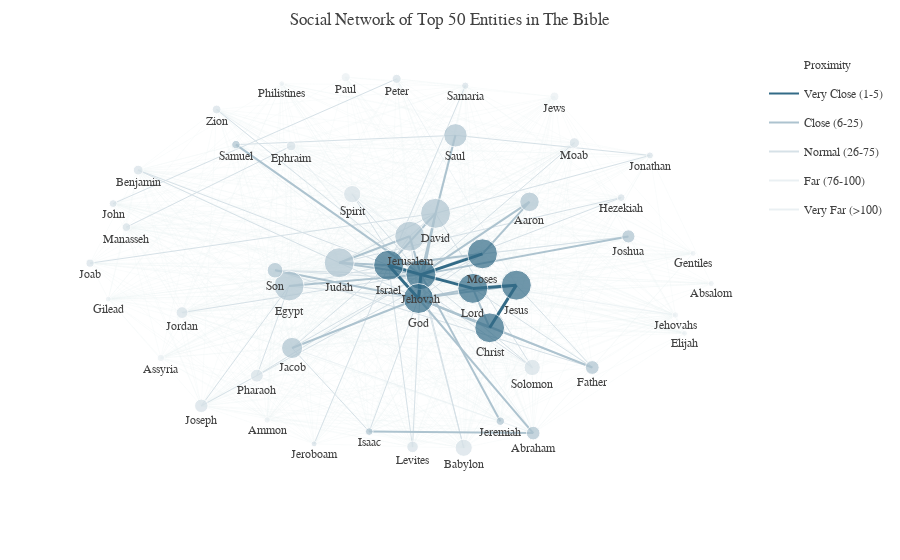

The code cell stored with this chart in its notebook:
### Markdown cell above
### The Social Network

Having defined the vertices and edges, we are now equipped to construct the network.

### Code cell
# Construct the Graph
G = nx.Graph()
G.add_nodes_from(w for w,_ in vertices.items())
sorted_vertices = sorted(vertices.items(), key=operator.itemgetter(1), reverse = True)

G.add_weighted_edges_from((k[0], k[1], v) for k, v in intimacies.items())
nx.set_edge_attributes(G, values=proximities, name="proximity")

# ---------------- Derive Additional information About the Graph -----------------

# Save their Proximity To God
to_god = {}
for k,_ in vertices.items():
    try:
        to_god[k] = nx.dijkstra_path_length(G,k,"God","proximity")
    except nx.NetworkXNoPath:
        to_god[k] = math.inf
        pass
nx.set_node_attributes(G, name='to_god', values=to_god)

# Save Their Degree of Connectivity (Normalized to One With the Highest Degree)
connectivity_max = max(G.degree(G.nodes()), key = lambda t : t[1])[1]
connectivities = dict((k, 100. * G.degree(k) / connectivity_max) for k,_ in vertices.items())
nx.set_node_attributes(G, name="connectivity", values=connectivities)

############################### Plotly Construction ###########################

# For illustrative purposes, let us show only the top 50 entities
n_show = 50
sub_G = G.subgraph(n for n, _ in sorted_vertices[:n_show])

pos = nx.spring_layout(sub_G, k=3.0)

############################### Prepare Vertices ##############################

# Construct Vertices Information for Plotly
v_plotly = {}
for node in sub_G.nodes():
    
    # Create Hover Text
    top_edges = sorted(G[node].items(),key=lambda v: v[1]["proximity"])[:5]
    p_to_god = G.node[node]["to_god"]
    outreach = G.node[node]["connectivity"]
    hovertext = "<b>Name: </b>{}<br>".format(node) + \
                "<b>Proximity to God:</b> {:.0f}<br>".format(p_to_god) + \
                "<b>Influence:</b> {:.0f}%<br>".format(outreach) + \
                "<b>Closest Neighbors (and Proximity):</b><br>" + \
                "<br>".join("{} ({:.0f})".format(e[0], e[1]["proximity"]) for e in top_edges)
    
    v_plotly[node] = {
        "x": pos[node][0],
        "y": pos[node][1],
        "size": min(vertices[node] / 500. * 30.,30),
        "color": _d.fade_color(_d.txt_color,0.3),
        "hovertext": hovertext,
        "rank": 9999 # To determine which color to be plotted
    }

############################### Prepare Edges ##############################
e_plotly = {}

# Define Edge Groups for Plotly
edge_groups = OrderedDict([
    ("Very Close (1-5)", {
        "range": [0, 5],
        "color": _d.get_color(0),
        "linew": 3.
    }),
    ("Close (6-25)", {
        "range": [6, 25],
        "color": _d.fade_color(_d.get_color(0),0.4),
        "linew": 2.
    }),
    ("Normal (26-75)", {
        "range": [26, 75],
        "color": _d.fade_color(_d.get_color(0),0.2),
        "linew": 1.
    }),
    ("Far (76-100)", {
        "range": [76, 100],
        "color": _d.fade_color(_d.get_color(0),0.1),
        "linew": 0.75       
    }),
    ("Very Far (>100)", {
        "range": [101, math.inf],
        "color": _d.fade_color(_d.get_color(0),0.1),
        "linew": 0.25       
    })
])

def find_edge_group_item(proximity):
    for k, v in edge_groups.items():
        l_b, u_b = v["range"]
        if l_b <= proximity and proximity <= u_b:         
            return (k, v)
        
# Construct Edges for Plotly
for edge in sub_G.edges():
    
    # Get Distance and Group
    proximity = int(G[edge[0]][edge[1]]["proximity"])
    g_name, g_attrs = find_edge_group_item(proximity)
    
    # Positions
    x0, y0 = pos[edge[0]]
    x1, y1 = pos[edge[1]]
    
    e_plotly[edge[0] + "-" + edge[1]] = {
        "nodes" : [edge[0], edge[1]],
        "x": [x0, x1],
        "y": [y0, y1],
        "group": g_name,
        "color": g_attrs["color"],
        "linewidth": g_attrs["linew"],
        "proximity": proximity
    }
    
    # Update Information on Vertices End
    v_plotly[edge[0]]["rank"] = min(proximity, v_plotly[edge[0]]["rank"])
    v_plotly[edge[1]]["rank"] = min(proximity, v_plotly[edge[1]]["rank"])
  

# Update Vertices Color Based on Ranking
for k, v in v_plotly.items():
    _, g_attr = find_edge_group_item(v["rank"])
    v["color"] = g_attr["color"]

############################### Draw Elements ##############################
# Create Elements For Plotly
data = []

# Edges First So That Vertices Are In Front of Nodes
for k,v in sorted(e_plotly.items(), key=lambda e: e[1]["proximity"], reverse=True):
    data.append(py_go.Scatter(
        mode="lines",
        line=py_go.Line(
            width=v["linewidth"],
            color=v["color"]
        ),
        
        x=v["x"],
        y=v["y"],
        
        legendgroup=v["group"],
        showlegend = False,
        
        hoverinfo="none"
    ))
    
# Vertices Next
data.append(py_go.Scatter(
    mode='markers+text',
    marker=py_go.Marker(
        color=[v["color"] for _,v in v_plotly.items()],
        size=[v["size"] for _,v in v_plotly.items()]),
    textposition='bottom',
    
    x=[v["x"] for _,v in v_plotly.items()],
    y=[v["y"] for _,v in v_plotly.items()],
    text=[k for k in v_plotly.keys()],
    
    showlegend = False,
    
    hoverinfo='text',
    hovertext= [v["hovertext"] for _,v in v_plotly.items()]
))

# Append Legends
data.append(py_go.Scatter(
                name="Proximity",
                mode="none",
                x = [0,0], y = [0,0],

                showlegend = True,

                hoverinfo="none"
            ))

data.extend([ py_go.Scatter(
                name=k,
                mode="lines",
                line=py_go.Line(
                    color=v["color"]
                ),        
                x = [0,0], y = [0,0],

                legendgroup = k,
                showlegend = True,
    
                hoverinfo="none"
            ) for k, v in edge_groups.items() ])  

# Layouts
layout = py_go.Layout(_d.py_layout)
layout["title"] = "Social Network of Top " + str(n_show) + " Entities in The Bible"
layout["hovermode"]='closest'
layout["xaxis"] = py_go.XAxis(showgrid=False, zeroline=False, showticklabels=False)
layout["yaxis"] = py_go.YAxis(showgrid=False, zeroline=False, showticklabels=False)
fig = py_go.Figure(data=data,layout=layout)

py.iplot(fig, config=_d.py_config)
